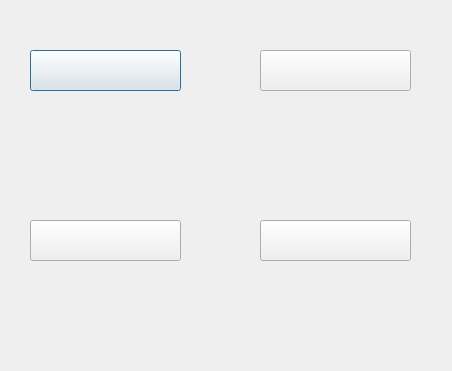
<?xml version="1.0" encoding="UTF-8"?>
<ui version="4.0">
 <class>Atacar</class>
 <widget class="QDialog" name="Atacar">
  <property name="geometry">
   <rect>
    <x>0</x>
    <y>0</y>
    <width>452</width>
    <height>371</height>
   </rect>
  </property>
  <property name="windowTitle">
   <string>Dialog</string>
  </property>
  <widget class="QLabel" name="fondo">
   <property name="geometry">
    <rect>
     <x>0</x>
     <y>0</y>
     <width>451</width>
     <height>371</height>
    </rect>
   </property>
   <property name="styleSheet">
    <string notr="true">border-image: url(:/files/fondos/fondomov.png);</string>
   </property>
   <property name="text">
    <string/>
   </property>
  </widget>
  <widget class="QLabel" name="mov">
   <property name="geometry">
    <rect>
     <x>-10</x>
     <y>0</y>
     <width>241</width>
     <height>191</height>
    </rect>
   </property>
   <property name="styleSheet">
    <string notr="true">border-image: url(:/files/combate/movimientos.png);
bakground: transparent;
</string>
   </property>
   <property name="text">
    <string/>
   </property>
  </widget>
  <widget class="QPushButton" name="a1">
   <property name="geometry">
    <rect>
     <x>30</x>
     <y>50</y>
     <width>151</width>
     <height>41</height>
    </rect>
   </property>
   <property name="text">
    <string/>
   </property>
  </widget>
  <widget class="QLabel" name="pp1">
   <property name="geometry">
    <rect>
     <x>170</x>
     <y>110</y>
     <width>31</width>
     <height>31</height>
    </rect>
   </property>
   <property name="font">
    <font>
     <pointsize>15</pointsize>
    </font>
   </property>
   <property name="styleSheet">
    <string notr="true">background: transparent;</string>
   </property>
   <property name="text">
    <string/>
   </property>
  </widget>
  <widget class="QLabel" name="inf1">
   <property name="geometry">
    <rect>
     <x>10</x>
     <y>110</y>
     <width>71</width>
     <height>31</height>
    </rect>
   </property>
   <property name="styleSheet">
    <string notr="true">background: transparent;
border-image: url(:/files/tipos/BICHO.png);</string>
   </property>
   <property name="text">
    <string/>
   </property>
  </widget>
  <widget class="QLabel" name="mov_2">
   <property name="geometry">
    <rect>
     <x>220</x>
     <y>0</y>
     <width>241</width>
     <height>191</height>
    </rect>
   </property>
   <property name="styleSheet">
    <string notr="true">border-image: url(:/files/combate/movimientos.png);
bakground: transparent;
</string>
   </property>
   <property name="text">
    <string/>
   </property>
  </widget>
  <widget class="QLabel" name="mov_3">
   <property name="geometry">
    <rect>
     <x>-10</x>
     <y>170</y>
     <width>241</width>
     <height>191</height>
    </rect>
   </property>
   <property name="styleSheet">
    <string notr="true">border-image: url(:/files/combate/movimientos.png);
bakground: transparent;
</string>
   </property>
   <property name="text">
    <string/>
   </property>
  </widget>
  <widget class="QLabel" name="mov_4">
   <property name="geometry">
    <rect>
     <x>220</x>
     <y>170</y>
     <width>241</width>
     <height>191</height>
    </rect>
   </property>
   <property name="styleSheet">
    <string notr="true">border-image: url(:/files/combate/movimientos.png);
bakground: transparent;
</string>
   </property>
   <property name="text">
    <string/>
   </property>
  </widget>
  <widget class="QPushButton" name="a2">
   <property name="geometry">
    <rect>
     <x>260</x>
     <y>50</y>
     <width>151</width>
     <height>41</height>
    </rect>
   </property>
   <property name="text">
    <string/>
   </property>
  </widget>
  <widget class="QPushButton" name="a3">
   <property name="geometry">
    <rect>
     <x>30</x>
     <y>220</y>
     <width>151</width>
     <height>41</height>
    </rect>
   </property>
   <property name="text">
    <string/>
   </property>
  </widget>
  <widget class="QPushButton" name="a4">
   <property name="geometry">
    <rect>
     <x>260</x>
     <y>220</y>
     <width>151</width>
     <height>41</height>
    </rect>
   </property>
   <property name="text">
    <string/>
   </property>
  </widget>
  <widget class="QLabel" name="pp2">
   <property name="geometry">
    <rect>
     <x>400</x>
     <y>110</y>
     <width>31</width>
     <height>31</height>
    </rect>
   </property>
   <property name="font">
    <font>
     <pointsize>15</pointsize>
    </font>
   </property>
   <property name="styleSheet">
    <string notr="true">background: transparent;</string>
   </property>
   <property name="text">
    <string/>
   </property>
  </widget>
  <widget class="QLabel" name="pp3">
   <property name="geometry">
    <rect>
     <x>170</x>
     <y>280</y>
     <width>31</width>
     <height>31</height>
    </rect>
   </property>
   <property name="font">
    <font>
     <pointsize>12</pointsize>
    </font>
   </property>
   <property name="styleSheet">
    <string notr="true">background: transparent;</string>
   </property>
   <property name="text">
    <string/>
   </property>
  </widget>
  <widget class="QLabel" name="pp4">
   <property name="geometry">
    <rect>
     <x>400</x>
     <y>280</y>
     <width>31</width>
     <height>31</height>
    </rect>
   </property>
   <property name="font">
    <font>
     <pointsize>19</pointsize>
     <weight>75</weight>
     <bold>true</bold>
    </font>
   </property>
   <property name="styleSheet">
    <string notr="true">background: transparent;</string>
   </property>
   <property name="text">
    <string/>
   </property>
  </widget>
  <widget class="QLabel" name="inf2">
   <property name="geometry">
    <rect>
     <x>250</x>
     <y>110</y>
     <width>71</width>
     <height>31</height>
    </rect>
   </property>
   <property name="styleSheet">
    <string notr="true">background: transparent;
border-image: url(:/files/tipos/BICHO.png);</string>
   </property>
   <property name="text">
    <string/>
   </property>
  </widget>
  <widget class="QLabel" name="inf3">
   <property name="geometry">
    <rect>
     <x>20</x>
     <y>280</y>
     <width>71</width>
     <height>31</height>
    </rect>
   </property>
   <property name="styleSheet">
    <string notr="true">background: transparent;
border-image: url(:/files/tipos/BICHO.png);</string>
   </property>
   <property name="text">
    <string/>
   </property>
  </widget>
  <widget class="QLabel" name="inf4">
   <property name="geometry">
    <rect>
     <x>250</x>
     <y>280</y>
     <width>71</width>
     <height>31</height>
    </rect>
   </property>
   <property name="styleSheet">
    <string notr="true">background: transparent;
border-image: url(:/files/tipos/BICHO.png);</string>
   </property>
   <property name="text">
    <string/>
   </property>
  </widget>
  <widget class="QLabel" name="pp11">
   <property name="geometry">
    <rect>
     <x>120</x>
     <y>110</y>
     <width>31</width>
     <height>31</height>
    </rect>
   </property>
   <property name="styleSheet">
    <string notr="true">background: transparent;</string>
   </property>
   <property name="text">
    <string/>
   </property>
  </widget>
  <widget class="QLabel" name="pp22">
   <property name="geometry">
    <rect>
     <x>350</x>
     <y>110</y>
     <width>31</width>
     <height>31</height>
    </rect>
   </property>
   <property name="styleSheet">
    <string notr="true">background: transparent;</string>
   </property>
   <property name="text">
    <string/>
   </property>
  </widget>
  <widget class="QLabel" name="pp33">
   <property name="geometry">
    <rect>
     <x>130</x>
     <y>280</y>
     <width>31</width>
     <height>31</height>
    </rect>
   </property>
   <property name="styleSheet">
    <string notr="true">background: transparent;</string>
   </property>
   <property name="text">
    <string/>
   </property>
  </widget>
  <widget class="QLabel" name="pp44">
   <property name="geometry">
    <rect>
     <x>350</x>
     <y>280</y>
     <width>31</width>
     <height>31</height>
    </rect>
   </property>
   <property name="styleSheet">
    <string notr="true">background: transparent;</string>
   </property>
   <property name="text">
    <string/>
   </property>
  </widget>
 </widget>
 <resources/>
 <connections/>
</ui>
